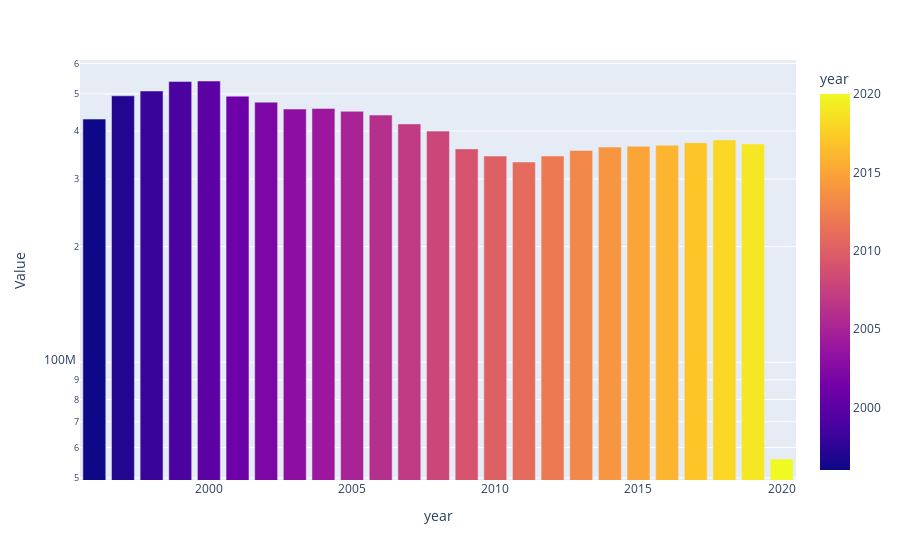

Notebook source saved alongside this figure:
### Code cell
gbdt = df.groupby("year")[["Value"]].sum().reset_index()
gbdt = gbdt.tail(50)

fig = px.bar(gbdt[['year', 'Value']], 
             y="Value", x="year", color='year', 
             log_y=True)
fig.show()

### Figure 1 — Plotly figure (JSON) as saved in the notebook; plotly's stock layout.template omitted (floating-point values rounded to 4 significant figures)
{"data": [{"alignmentgroup": "True", "hovertemplate": "year=%{marker.color}<br>Value=%{y}<extra></extra>", "legendgroup": "", "marker": {"color": [1996, 1997, 1998, 1999, 2000, 2001, 2002, 2003, 2004, 2005, 2006, 2007, 2008, 2009, 2010, 2011, 2012, 2013, 2014, 2015, 2016, 2017, 2018, 2019, 2020], "coloraxis": "coloraxis"}, "name": "", "offsetgroup": "", "orientation": "v", "showlegend": false, "textposition": "auto", "type": "bar", "x": [1996, 1997, 1998, 1999, 2000, 2001, 2002, 2003, 2004, 2005, 2006, 2007, 2008, 2009, 2010, 2011, 2012, 2013, 2014, 2015, 2016, 2017, 2018, 2019, 2020], "xaxis": "x", "y": [429790351, 494174198, 508588404, 538456724, 540021542, 493083902, 475702818, 456392653, 458220298, 450234268, 440296022, 417587175, 399902033, 359451762, 344246536, 332226000, 344503916, 356218438, 363314116, 365219998, 367484183, 372971276, 379157530, 370200249, 55983719], "yaxis": "y"}], "layout": {"barmode": "relative", "coloraxis": {"colorbar": {"title": {"text": "year"}}, "colorscale": [[0, "#0d0887"], [0.1111, "#46039f"], [0.2222, "#7201a8"], [0.3333, "#9c179e"], [0.4444, "#bd3786"], [0.5556, "#d8576b"], [0.6667, "#ed7953"], [0.7778, "#fb9f3a"], [0.8889, "#fdca26"], [1, "#f0f921"]]}, "legend": {"tracegroupgap": 0}, "margin": {"t": 60}, "xaxis": {"anchor": "y", "domain": [0, 1], "title": {"text": "year"}}, "yaxis": {"anchor": "x", "domain": [0, 1], "title": {"text": "Value"}, "type": "log"}}}
